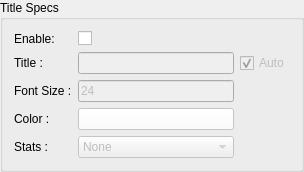
     <widget class="QGroupBox" name="titleBox">
      <property name="sizePolicy">
       <sizepolicy hsizetype="Minimum" vsizetype="Minimum">
        <horstretch>0</horstretch>
        <verstretch>0</verstretch>
       </sizepolicy>
      </property>
      <property name="title">
       <string>Title Specs</string>
      </property>
      <layout class="QGridLayout" name="gridLayout_3">
       <item row="1" column="2">
        <widget class="QCheckBox" name="titleT">
         <property name="enabled">
          <bool>false</bool>
         </property>
         <property name="text">
          <string>Auto</string>
         </property>
         <property name="checked">
          <bool>true</bool>
         </property>
        </widget>
       </item>
       <item row="2" column="1">
        <widget class="QLineEdit" name="titleSizeE">
         <property name="enabled">
          <bool>false</bool>
         </property>
         <property name="accessibleDescription">
          <string>File type/extension to use for sheet</string>
         </property>
         <property name="inputMask">
          <string>999</string>
         </property>
         <property name="text">
          <string>24</string>
         </property>
        </widget>
       </item>
       <item row="1" column="0">
        <widget class="QLabel" name="titleL">
         <property name="text">
          <string>Title :</string>
         </property>
        </widget>
       </item>
       <item row="5" column="1">
        <widget class="QComboBox" name="titleStatsC">
         <property name="enabled">
          <bool>false</bool>
         </property>
         <item>
          <property name="text">
           <string>None</string>
          </property>
         </item>
         <item>
          <property name="text">
           <string>Image Size and Counts</string>
          </property>
         </item>
        </widget>
       </item>
       <item row="1" column="1">
        <widget class="QLineEdit" name="titleE">
         <property name="enabled">
          <bool>false</bool>
         </property>
         <property name="accessibleDescription">
          <string>File type/extension to use for sheet</string>
         </property>
         <property name="text">
          <string/>
         </property>
        </widget>
       </item>
       <item row="0" column="1">
        <widget class="QCheckBox" name="titleEnableC">
         <property name="text">
          <string/>
         </property>
        </widget>
       </item>
       <item row="0" column="0">
        <widget class="QLabel" name="titleEnableL">
         <property name="text">
          <string>Enable:</string>
         </property>
        </widget>
       </item>
       <item row="5" column="0">
        <widget class="QLabel" name="titleStatsL">
         <property name="text">
          <string>Stats :</string>
         </property>
        </widget>
       </item>
       <item row="3" column="0">
        <widget class="QLabel" name="titleColorL">
         <property name="text">
          <string>Color :</string>
         </property>
        </widget>
       </item>
       <item row="2" column="0">
        <widget class="QLabel" name="titleSizeL">
         <property name="text">
          <string>Font Size :</string>
         </property>
        </widget>
       </item>
       <item row="3" column="1">
        <widget class="QPushButton" name="titleColorB">
         <property name="enabled">
          <bool>false</bool>
         </property>
         <property name="palette">
          <palette>
           <active>
            <colorrole role="Button">
             <brush brushstyle="SolidPattern">
              <color alpha="255">
               <red>255</red>
               <green>255</green>
               <blue>255</blue>
              </color>
             </brush>
            </colorrole>
           </active>
           <inactive>
            <colorrole role="Button">
             <brush brushstyle="SolidPattern">
              <color alpha="255">
               <red>255</red>
               <green>255</green>
               <blue>255</blue>
              </color>
             </brush>
            </colorrole>
           </inactive>
           <disabled>
            <colorrole role="Button">
             <brush brushstyle="SolidPattern">
              <color alpha="255">
               <red>255</red>
               <green>255</green>
               <blue>255</blue>
              </color>
             </brush>
            </colorrole>
           </disabled>
          </palette>
         </property>
         <property name="text">
          <string/>
         </property>
        </widget>
       </item>
      </layout>
     </widget>
